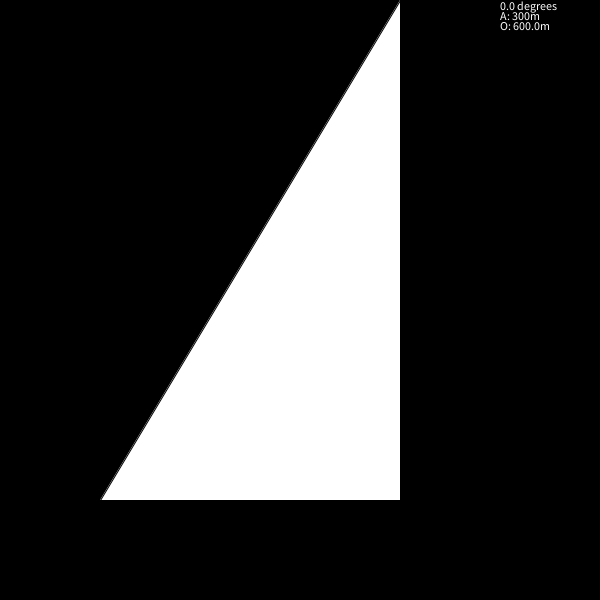
Frame 1 (no input)
Frame 60 (the mouse pressed at the canvas centre just before this capture): identical to frame 1, image omitted
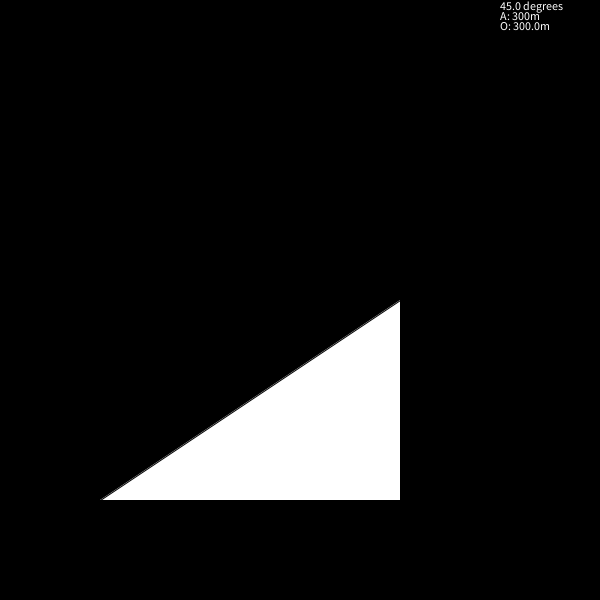
Frame 120 (the mouse held since frame 60 and released just before this capture)

The Processing sketch that drew these frames (run headless with seeded random() and noise(); from frame 60 on, the mouse is pressed at the canvas centre):

// Processing sketch: triangle
// ── triangle.pde
void setup()
{
  size(600,600);
  triA = 300;
  x1 = 100;
  y1 = height - 100;
  
}

float x1;
float y1;
float triO;
int triA;
float triH;
float triTheta;

void draw()
{
  background(0);
  triO = mouseY;
  triTheta = degrees(atan(triO/triA)); 
  
  triangle(x1, y1, x1+triA, triO, x1+triA, y1);
  text((triTheta + " degrees"), width-100, 10);
  text(("A: " + triA + "m"), width-100, 20);
  text(("O: " + (y1 - mouseY + 100) + "m"), width-100, 30);
}
